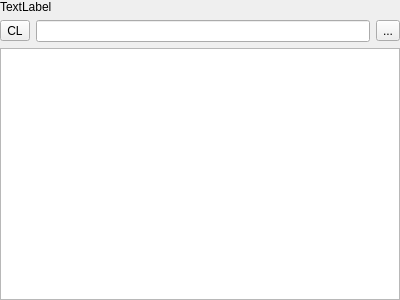
<?xml version="1.0" encoding="UTF-8"?>
<ui version="4.0">
 <class>CSelectHelper</class>
 <widget class="QWidget" name="CSelectHelper">
  <property name="geometry">
   <rect>
    <x>0</x>
    <y>0</y>
    <width>400</width>
    <height>300</height>
   </rect>
  </property>
  <property name="windowTitle">
   <string>Form</string>
  </property>
  <layout class="QVBoxLayout" name="verticalLayout">
   <property name="spacing">
    <number>6</number>
   </property>
   <property name="leftMargin">
    <number>0</number>
   </property>
   <property name="topMargin">
    <number>0</number>
   </property>
   <property name="rightMargin">
    <number>0</number>
   </property>
   <property name="bottomMargin">
    <number>0</number>
   </property>
   <item>
    <layout class="QHBoxLayout" name="horizontalLayout_2">
     <item>
      <widget class="QLabel" name="label">
       <property name="text">
        <string>TextLabel</string>
       </property>
      </widget>
     </item>
    </layout>
   </item>
   <item>
    <layout class="QHBoxLayout" name="horizontalLayout">
     <item>
      <widget class="QToolButton" name="clearToolButton">
       <property name="enabled">
        <bool>true</bool>
       </property>
       <property name="text">
        <string>CL</string>
       </property>
      </widget>
     </item>
     <item>
      <widget class="QLineEdit" name="lineEdit"/>
     </item>
     <item>
      <widget class="QToolButton" name="addToolButton">
       <property name="text">
        <string>...</string>
       </property>
      </widget>
     </item>
    </layout>
   </item>
   <item>
    <widget class="QListView" name="listView"/>
   </item>
  </layout>
 </widget>
 <resources/>
 <connections/>
</ui>
